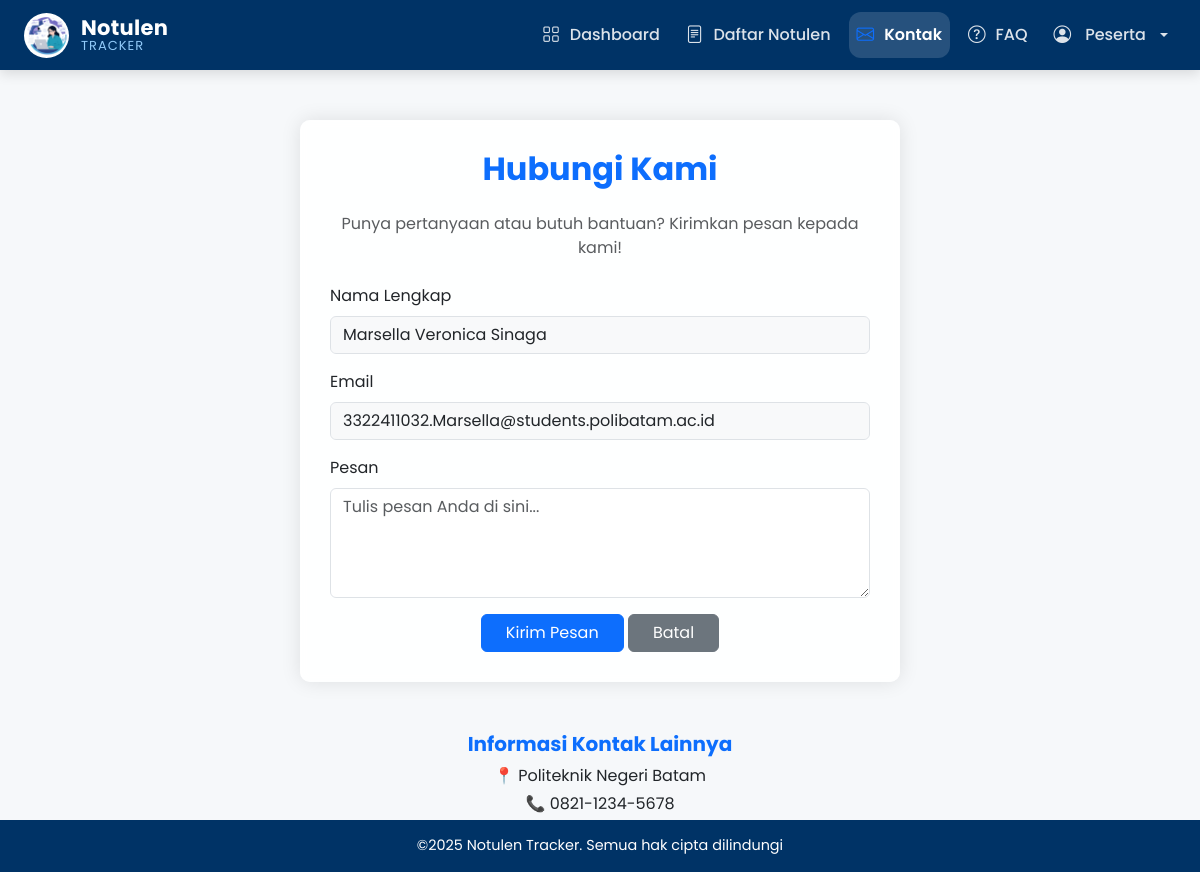
/api/kontak.php (signed in), run on the app's committed database.
### tables this page shows
CREATE TABLE `pengguna` (
  `id` int NOT NULL,
  `nim` varchar(20) DEFAULT NULL,
  `nama_lengkap` varchar(150) DEFAULT NULL,
  `prodi` varchar(150) DEFAULT NULL,
  `email` varchar(150) DEFAULT NULL,
  `password` varchar(255) DEFAULT NULL,
  `role` enum('notulis','peserta') DEFAULT 'peserta',
  `foto_profile` varchar(100) DEFAULT 'user.png',
  `bergabung_sejak` date DEFAULT NULL
);

### api/kontak.php (the view, shortened to what this page needs)
<?php
$user_id = $_SESSION['id'];
$conn = mysqli_connect("localhost", "root", "", "notulen_db");
$query_profile = "SELECT nama_lengkap, email, foto_profile, role FROM pengguna WHERE id = ?";
$stmt = mysqli_prepare($conn, $query_profile);
mysqli_stmt_bind_param($stmt, "i", $user_id);
mysqli_stmt_execute($stmt);
$result = mysqli_stmt_get_result($stmt);
$profile_db = mysqli_fetch_assoc($result);
$role_display = !empty($profile_db['role']) ? $profile_db['role'] : 'Notulis';
$dropdown_nama = htmlspecialchars($profile_db['nama_lengkap']);
$dropdown_email = htmlspecialchars($profile_db['email']);
?>
<!DOCTYPE html>
<html lang="id">
<head>
  <link href="https://cdn.jsdelivr.net/npm/bootstrap@5.3.3/dist/css/bootstrap.min.css" rel="stylesheet">
  <link href="https://cdn.jsdelivr.net/npm/bootstrap-icons/font/bootstrap-icons.css" rel="stylesheet">
</head>
<body>
  <nav class="navbar navbar-expand-lg navbar-dark fixed-top px-4 custom-navbar">
    <a class="navbar-brand brand-pro" href="dashboard.php">
      <img src="logono.png" alt="Logo">
      <div class="brand-info">
        <span class="brand-name">Notulen</span>
        <span class="brand-tagline">TRACKER</span>
      </div>
    </a>
    <div class="collapse navbar-collapse">
      <ul class="navbar-nav ms-auto nav-effect">
        <li class="nav-item">
          <a class="nav-link" href="dashboard.php">
            <i class="bi bi-grid"></i>
            <span>Dashboard</span>
          </a>
        </li>
        <li class="nav-item">
          <a class="nav-link" href="daftar_notulen.php">
            <i class="bi bi-file-text"></i>
            <span>Daftar Notulen</span>
          </a>
        </li>
        <li class="nav-item">
          <a class="nav-link active" href="kontak.php">
            <i class="bi bi-envelope"></i>
            <span>Kontak</span>
          </a>
        </li>
        <li class="nav-item">
          <a class="nav-link" href="FAQ.php">
            <i class="bi bi-question-circle"></i>
            <span>FAQ</span>
          </a>
        </li>
        <li class="nav-item dropdown">
          <a class="nav-link dropdown-toggle" href="#" id="userDropdown" role="button" data-bs-toggle="dropdown">
            <i class="bi bi-person-circle me-1"></i> <?php echo ucwords(htmlspecialchars($role_display)); ?>
          </a>
        </li>
      </ul>
    </div>
  </nav>
  <main>
    <div class="container">
      <div class="contact-container">
        <h2 class="text-center mb-4 text-primary fw-bold">Hubungi Kami</h2>
        <p class="text-center text-muted mb-4">Punya pertanyaan atau butuh bantuan? Kirimkan pesan kepada kami!</p>
        <form action="kontak.php" method="POST">
          <div class="mb-3">
            <label for="nama" class="form-label">Nama Lengkap</label>
            <input type="text" id="nama" class="form-control bg-light" name="nama"
                   value="<?php echo $dropdown_nama; ?>" readonly required>
          </div>
          <div class="mb-3">
            <label for="email" class="form-label">Email</label>
            <input type="email" id="email" class="form-control bg-light" name="email"
                   value="<?php echo $dropdown_email; ?>" readonly required>
          </div>
          <div class="mb-3">
            <label for="pesan" class="form-label">Pesan</label>
            <textarea id="pesan" rows="4" class="form-control" name="pesan" placeholder="Tulis pesan Anda di sini..." required></textarea>
          </div>
          <div class="text-center">
            <button type="submit" name="btn_kirim" class="btn btn-primary px-4">Kirim Pesan</button>
            <button type="reset" class="btn btn-secondary px-4">Batal</button>
          </div>
        </form>
      </div>
      <div class="text-center mt-3 text-dark">
        <h5 class="text-primary fw-bold">Informasi Kontak Lainnya</h5>
        <p class="mb-1">📍 Politeknik Negeri Batam</p>
        <p class="mb-1">📞 0821-1234-5678</p>
      </div>
    </div>
  </main>
  <footer>
    ©2025 Notulen Tracker. Semua hak cipta dilindungi
  </footer>
</body>
</html>

### api/kontak.php (style rules this page uses)
body { font-family: Poppins,system-ui,-apple-system,Segoe UI,Roboto; background-color: #f5f7fa; display: flex; flex-direction: column; min-height: 100vh; margin: 0; padding-top: 70px; background: url('gambarr.png') no-repeat center center fixed !important; background-size: cover !important; position: relative; z-index: 0; }
body::before { content: ""; position: fixed; top: 0; left: 0; width: 100%; height: 100%; background-color: rgba(245, 247, 250, 0.85); z-index: -1; }
.custom-navbar { background-color: #003366; height: 70px; box-shadow: 0 4px 12px rgba(0,0,0,0.12); }
.nav-effect { gap: 10px; }
.nav-effect .nav-link { color: #dce3ea !important; padding: 10px 18px; border-radius: 12px; display: flex; align-items: center; gap: 10px; font-weight: 500; transition: all 0.3s ease; position: relative; }
.navbar-nav .nav-link.active { background: rgba(255,255,255,0.15); color: #ffffff !important; font-weight: 600; }
.nav-effect .nav-link i { font-size: 1.1rem; transition: transform 0.3s ease; }
.nav-effect .nav-link.active i { color: #0d6efd; }
.brand-pro { display: flex; align-items: center; gap: 12px; text-decoration: none; }
.brand-pro img { width: 45px; height: 45px; border-radius: 50%; object-fit: cover; background: #ffffff; border: 2px solid rgba(255,255,255,0.2); transition: all 0.35s ease; }
.brand-info { display: flex; flex-direction: column; line-height: 1.1; }
.brand-name { font-size: 21px; font-weight: 700; color: #ffffff; letter-spacing: 0.3px; }
.brand-tagline { font-size: 13px; color: #90caf9; letter-spacing: 1px; }
main { flex: 1; }
.contact-container { max-width: 600px; margin: 50px auto; background: rgba(255, 255, 255, 0.9) !important; padding: 30px; border-radius: 10px; box-shadow: 0 0 20px rgba(0, 0, 0, 0.1); backdrop-filter: blur(5px); }
footer { background-color: #003366; color: white; text-align: center; padding: 15px 0; font-size: 0.9rem; margin-top: auto; }

### data on the page
pengguna: role "Peserta", nama "Marsella Veronica Sinaga", email "3322411032.Marsella@students.polibatam.ac.id"
